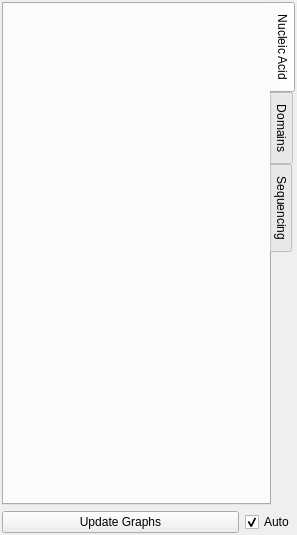
<?xml version="1.0" encoding="UTF-8"?>
<ui version="4.0">
 <class>panel</class>
 <widget class="QWidget" name="panel">
  <property name="geometry">
   <rect>
    <x>0</x>
    <y>0</y>
    <width>297</width>
    <height>535</height>
   </rect>
  </property>
  <property name="windowTitle">
   <string>Form</string>
  </property>
  <layout class="QVBoxLayout" name="verticalLayout">
   <property name="leftMargin">
    <number>2</number>
   </property>
   <property name="topMargin">
    <number>2</number>
   </property>
   <property name="rightMargin">
    <number>2</number>
   </property>
   <property name="bottomMargin">
    <number>2</number>
   </property>
   <item>
    <widget class="QTabWidget" name="tab_area">
     <property name="maximumSize">
      <size>
       <width>16777215</width>
       <height>16777215</height>
      </size>
     </property>
     <property name="tabPosition">
      <enum>QTabWidget::East</enum>
     </property>
     <property name="tabShape">
      <enum>QTabWidget::Rounded</enum>
     </property>
     <property name="currentIndex">
      <number>0</number>
     </property>
     <property name="usesScrollButtons">
      <bool>true</bool>
     </property>
     <property name="documentMode">
      <bool>false</bool>
     </property>
     <property name="movable">
      <bool>false</bool>
     </property>
     <property name="tabBarAutoHide">
      <bool>false</bool>
     </property>
     <widget class="QWidget" name="nucleic_acid_tab">
      <attribute name="title">
       <string>Nucleic Acid</string>
      </attribute>
     </widget>
     <widget class="QWidget" name="domains_tab">
      <attribute name="title">
       <string>Domains</string>
      </attribute>
     </widget>
     <widget class="QWidget" name="sequencing_tab">
      <attribute name="title">
       <string>Sequencing</string>
      </attribute>
     </widget>
    </widget>
   </item>
   <item>
    <layout class="QGridLayout" name="gridLayout">
     <item row="0" column="0">
      <widget class="QPushButton" name="update_graphs">
       <property name="toolTip">
        <string>Update graphs</string>
       </property>
       <property name="statusTip">
        <string>Recompute all plots.</string>
       </property>
       <property name="text">
        <string>Update Graphs</string>
       </property>
       <property name="shortcut">
        <string>Ctrl+U</string>
       </property>
       <property name="checkable">
        <bool>false</bool>
       </property>
       <property name="checked">
        <bool>false</bool>
       </property>
       <property name="autoRepeat">
        <bool>false</bool>
       </property>
       <property name="autoDefault">
        <bool>false</bool>
       </property>
       <property name="flat">
        <bool>false</bool>
       </property>
      </widget>
     </item>
     <item row="0" column="1">
      <widget class="QCheckBox" name="auto_update_graph">
       <property name="sizePolicy">
        <sizepolicy hsizetype="Fixed" vsizetype="Fixed">
         <horstretch>0</horstretch>
         <verstretch>0</verstretch>
        </sizepolicy>
       </property>
       <property name="text">
        <string>Auto</string>
       </property>
       <property name="checked">
        <bool>true</bool>
       </property>
      </widget>
     </item>
    </layout>
   </item>
  </layout>
 </widget>
 <resources/>
 <connections/>
</ui>
